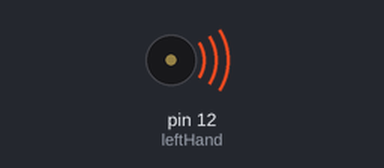
Simulated run of this sketch. Board: Arduino Uno, built with avr-gcc and run on an emulated ATmega328P. Shown: buzzer (waves = sounding).

Above: at 0.1 s.
At 3.1 s:
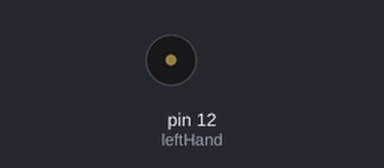
Timing chart, 0 to 4.6 s (numbered marks = the images above):
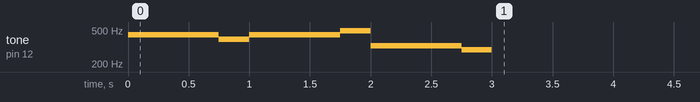

The sketch:

dw_buzzer.ino
```cpp
/*
Adafruit Arduino - Lesson 10. Simple Sounds
*/

int leftHand = 12;
int rightHand= 11;

int numTones = 10;
int tones[] = {440, 493, 261, 294, 329, 349, 392, 277, 311, 392}; //261, 277, 294, 311, 330, 349, 370, 392, 493, 440};
//              A     B   C    D    E    F    G    C#   D#   F#     //mid C  C#   D    D#   E    F    F#   G    B   A
//              0     1   2    3    4    5    6    7    8    9

void setup()
{
  /*tone(rightHand,tones[4]);
  delay(500);
  tone(rightHand,tones[5]);
  delay(500);
  tone(rightHand,tones[4]);*/
  //left
  tone(leftHand,tones[0]);
  delay(250);
  noTone(leftHand);
  tone(leftHand,tones[0]);
  delay(250);
  noTone(leftHand);
  tone(leftHand,tones[0]);
  delay(250);
  noTone(leftHand);
  tone(leftHand,tones[6]);
  delay(250);
  noTone(leftHand);
  tone(leftHand,tones[0]);
  delay(250);
  noTone(leftHand);
  tone(leftHand,tones[0]);
  delay(250);
  noTone(leftHand);
  tone(leftHand,tones[0]);
  delay(250);
  noTone(leftHand);
  tone(leftHand,tones[1]);
  delay(250);
  noTone(leftHand);
  tone(leftHand,tones[4]);
  delay(250);
  noTone(leftHand);
  tone(leftHand,tones[4]);
  delay(250);
  noTone(leftHand);
  tone(leftHand,tones[4]);
  delay(250);
  noTone(leftHand);
  tone(leftHand,tones[3]);
  delay(250);
  noTone(leftHand);
  //right and left
  /*tone(rightHand,tones[6]);
  tone(leftHand,tones[4]);
  delay(250);
  tone(leftHand,tones[4]);
  delay(250);
  tone(leftHand,tones[4]);
  delay(250);
  tone(leftHand,tones[5]);
  delay(125);
  tone(leftHand,tones[6]);
  delay(125);
  //right and left
  tone(rightHand,tones[4]);
  tone(leftHand,tones[0]);
  delay(250);
  tone(leftHand,tones[0]);
  delay(250);
  tone(leftHand,tones[0]);
  delay(250);
  tone(leftHand,tones[6]);
  delay(250);
  tone(leftHand,tones[0]);
  delay(250);
  tone(leftHand,tones[0]);
  delay(250);
  tone(leftHand,tones[0]);
  delay(250);
  tone(leftHand,tones[1]);
  delay(250);
  tone(leftHand,tones[4]);
  delay(250);
  tone(leftHand,tones[4]);
  delay(250);
  tone(leftHand,tones[4]);
  delay(250);
  tone(leftHand,tones[3]);
  delay(250);
  tone(leftHand,tones[4]);
  delay(250);
  tone(leftHand,tones[4]);
  delay(250);
  tone(leftHand,tones[4]);
  delay(250);
  tone(leftHand,tones[5]);
  delay(125);
  tone(leftHand,tones[6]);
  delay(125);*/

  noTone(leftHand);
  noTone(rightHand);
  /*for (int i = 0; i < numTones; i++)
  {
    tone(speakerPin, tones[i]);
    delay(500);
  }
  noTone(speakerPin);*/
}

void loop()
{
}
```
